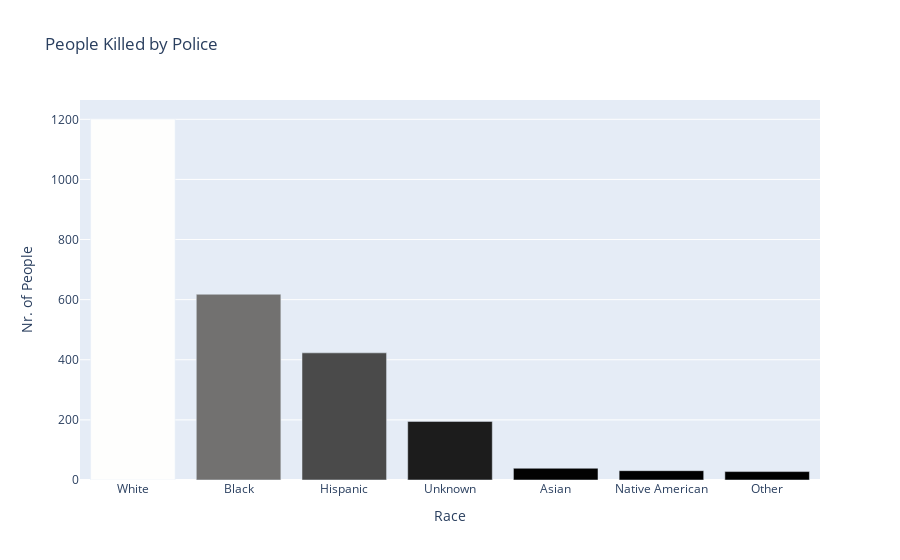

Notebook code for this chart:
### Markdown cell above
# Bar chart of People Killed by Race.

### Code cell
df_fatalities_race = df_fatalities.race.value_counts()
race_fig = px.bar(x=df_fatalities_race.index,
                 y=df_fatalities_race.values,
                  color=df_fatalities_race.values,
                 color_continuous_scale='gray',
                 title='People Killed by Police')
race_fig.update_layout(xaxis_title='Race',
                      yaxis_title='Nr. of People',
                      coloraxis_showscale=False)

race_fig.show()

### Figure 1 — Plotly figure (JSON) as saved in the notebook; plotly's stock layout.template omitted (floating-point values rounded to 4 significant figures)
{"data": [{"alignmentgroup": "True", "hovertemplate": "x=%{x}<br>y=%{y}<br>color=%{marker.color}<extra></extra>", "legendgroup": "", "marker": {"color": [1201, 618, 423, 195, 39, 31, 28], "coloraxis": "coloraxis", "pattern": {"shape": ""}}, "name": "", "offsetgroup": "", "orientation": "v", "showlegend": false, "textposition": "auto", "type": "bar", "x": ["White", "Black", "Hispanic", "Unknown", "Asian", "Native American", "Other"], "xaxis": "x", "y": [1201, 618, 423, 195, 39, 31, 28], "yaxis": "y"}], "layout": {"barmode": "relative", "coloraxis": {"colorbar": {"title": {"text": "color"}}, "colorscale": [[0, "rgb(0, 0, 0)"], [0.09091, "rgb(16, 16, 16)"], [0.1818, "rgb(38, 38, 38)"], [0.2727, "rgb(59, 59, 59)"], [0.3636, "rgb(81, 80, 80)"], [0.4545, "rgb(102, 101, 101)"], [0.5455, "rgb(124, 123, 122)"], [0.6364, "rgb(146, 146, 145)"], [0.7273, "rgb(171, 171, 170)"], [0.8182, "rgb(197, 197, 195)"], [0.9091, "rgb(224, 224, 223)"], [1, "rgb(254, 254, 253)"]], "showscale": false}, "legend": {"tracegroupgap": 0}, "title": {"text": "People Killed by Police"}, "xaxis": {"anchor": "y", "domain": [0, 1], "title": {"text": "Race"}}, "yaxis": {"anchor": "x", "domain": [0, 1], "title": {"text": "Nr. of People"}}}}
